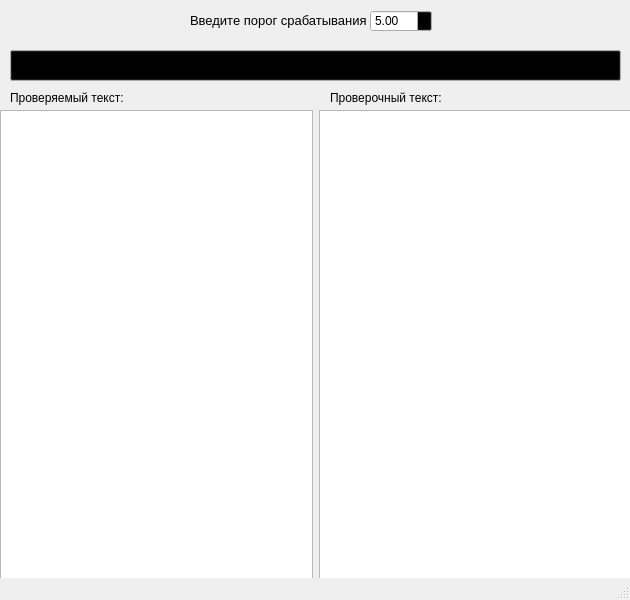
<?xml version="1.0" encoding="UTF-8"?>
<ui version="4.0">
 <class>MainWindow</class>
 <widget class="QMainWindow" name="MainWindow">
  <property name="geometry">
   <rect>
    <x>0</x>
    <y>0</y>
    <width>630</width>
    <height>600</height>
   </rect>
  </property>
  <property name="minimumSize">
   <size>
    <width>630</width>
    <height>600</height>
   </size>
  </property>
  <property name="maximumSize">
   <size>
    <width>630</width>
    <height>600</height>
   </size>
  </property>
  <property name="palette">
   <palette>
    <active>
     <colorrole role="Button">
      <brush brushstyle="SolidPattern">
       <color alpha="255">
        <red>0</red>
        <green>0</green>
        <blue>0</blue>
       </color>
      </brush>
     </colorrole>
    </active>
    <inactive>
     <colorrole role="Button">
      <brush brushstyle="SolidPattern">
       <color alpha="255">
        <red>0</red>
        <green>0</green>
        <blue>0</blue>
       </color>
      </brush>
     </colorrole>
    </inactive>
    <disabled>
     <colorrole role="Button">
      <brush brushstyle="SolidPattern">
       <color alpha="255">
        <red>0</red>
        <green>0</green>
        <blue>0</blue>
       </color>
      </brush>
     </colorrole>
    </disabled>
   </palette>
  </property>
  <property name="windowTitle">
   <string>Проверка на плагиат</string>
  </property>
  <widget class="QWidget" name="centralwidget">
   <widget class="QWidget" name="horizontalLayoutWidget">
    <property name="geometry">
     <rect>
      <x>0</x>
      <y>110</y>
      <width>631</width>
      <height>471</height>
     </rect>
    </property>
    <layout class="QHBoxLayout" name="horizontalLayout">
     <item>
      <widget class="QTextEdit" name="textEdit_2"/>
     </item>
     <item>
      <widget class="QTextEdit" name="textEdit"/>
     </item>
    </layout>
   </widget>
   <widget class="QLabel" name="label">
    <property name="geometry">
     <rect>
      <x>190</x>
      <y>10</y>
      <width>181</width>
      <height>21</height>
     </rect>
    </property>
    <property name="font">
     <font>
      <pointsize>10</pointsize>
     </font>
    </property>
    <property name="text">
     <string>Введите порог срабатывания</string>
    </property>
   </widget>
   <widget class="QDoubleSpinBox" name="doubleSpinBox">
    <property name="geometry">
     <rect>
      <x>370</x>
      <y>10</y>
      <width>62</width>
      <height>22</height>
     </rect>
    </property>
    <property name="minimum">
     <double>5.000000000000000</double>
    </property>
    <property name="maximum">
     <double>100.000000000000000</double>
    </property>
    <property name="singleStep">
     <double>0.500000000000000</double>
    </property>
   </widget>
   <widget class="QPushButton" name="pushButton">
    <property name="geometry">
     <rect>
      <x>10</x>
      <y>50</y>
      <width>611</width>
      <height>31</height>
     </rect>
    </property>
    <property name="text">
     <string>Проверить на плагиат</string>
    </property>
   </widget>
   <widget class="QLabel" name="label_2">
    <property name="geometry">
     <rect>
      <x>10</x>
      <y>90</y>
      <width>121</width>
      <height>16</height>
     </rect>
    </property>
    <property name="text">
     <string>Проверяемый текст:</string>
    </property>
   </widget>
   <widget class="QLabel" name="label_3">
    <property name="geometry">
     <rect>
      <x>330</x>
      <y>90</y>
      <width>121</width>
      <height>16</height>
     </rect>
    </property>
    <property name="text">
     <string>Проверочный текст:</string>
    </property>
   </widget>
  </widget>
  <widget class="QStatusBar" name="statusBar"/>
 </widget>
 <resources/>
 <connections/>
</ui>
